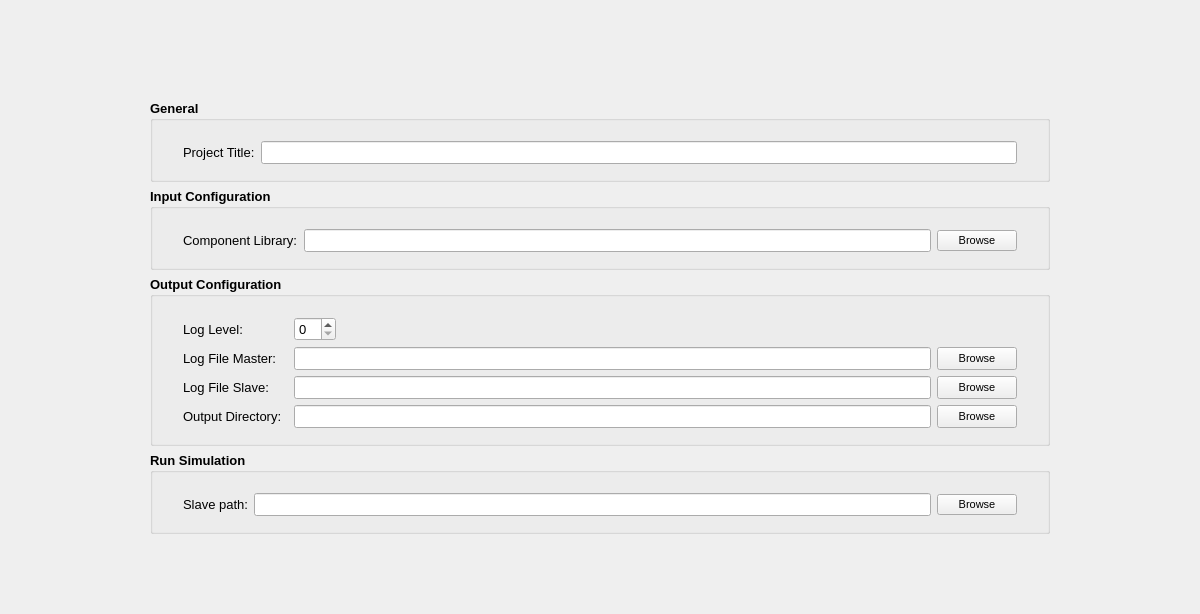
<?xml version="1.0" encoding="UTF-8"?>
<ui version="4.0">
 <class>ProjectView</class>
 <widget class="QWidget" name="ProjectView">
  <property name="geometry">
   <rect>
    <x>0</x>
    <y>0</y>
    <width>1200</width>
    <height>600</height>
   </rect>
  </property>
  <property name="windowTitle">
   <string>Form</string>
  </property>
  <layout class="QVBoxLayout" name="verticalLayout_2">
   <property name="leftMargin">
    <number>150</number>
   </property>
   <property name="topMargin">
    <number>100</number>
   </property>
   <property name="rightMargin">
    <number>150</number>
   </property>
   <property name="bottomMargin">
    <number>80</number>
   </property>
   <item>
    <widget class="QGroupBox" name="generalBox">
     <property name="font">
      <font>
       <pointsize>10</pointsize>
       <weight>75</weight>
       <bold>true</bold>
      </font>
     </property>
     <property name="title">
      <string>General</string>
     </property>
     <layout class="QHBoxLayout" name="horizontalLayout">
      <property name="leftMargin">
       <number>30</number>
      </property>
      <property name="topMargin">
       <number>20</number>
      </property>
      <property name="rightMargin">
       <number>30</number>
      </property>
      <property name="bottomMargin">
       <number>15</number>
      </property>
      <item>
       <widget class="QLabel" name="titleLabel">
        <property name="font">
         <font>
          <pointsize>10</pointsize>
          <weight>50</weight>
          <bold>false</bold>
         </font>
        </property>
        <property name="text">
         <string>Project Title:</string>
        </property>
       </widget>
      </item>
      <item>
       <widget class="QLineEdit" name="titleEdit"/>
      </item>
     </layout>
    </widget>
   </item>
   <item>
    <widget class="QGroupBox" name="inputConfigBox">
     <property name="minimumSize">
      <size>
       <width>621</width>
       <height>0</height>
      </size>
     </property>
     <property name="font">
      <font>
       <pointsize>10</pointsize>
       <weight>75</weight>
       <bold>true</bold>
      </font>
     </property>
     <property name="title">
      <string>Input Configuration</string>
     </property>
     <layout class="QGridLayout" name="gridLayout">
      <property name="leftMargin">
       <number>30</number>
      </property>
      <property name="topMargin">
       <number>20</number>
      </property>
      <property name="rightMargin">
       <number>30</number>
      </property>
      <property name="bottomMargin">
       <number>15</number>
      </property>
      <item row="0" column="5">
       <widget class="QPushButton" name="libraryBrowseButton">
        <property name="font">
         <font>
          <pointsize>8</pointsize>
          <weight>50</weight>
          <bold>false</bold>
         </font>
        </property>
        <property name="text">
         <string>Browse</string>
        </property>
       </widget>
      </item>
      <item row="0" column="0">
       <widget class="QLabel" name="ComponentLabel">
        <property name="font">
         <font>
          <weight>50</weight>
          <bold>false</bold>
         </font>
        </property>
        <property name="text">
         <string>Component Library:</string>
        </property>
       </widget>
      </item>
      <item row="0" column="1">
       <widget class="QLineEdit" name="libraryPathEdit">
        <property name="minimumSize">
         <size>
          <width>400</width>
          <height>0</height>
         </size>
        </property>
        <property name="font">
         <font>
          <weight>50</weight>
          <bold>false</bold>
         </font>
        </property>
        <property name="styleSheet">
         <string notr="true"/>
        </property>
        <property name="readOnly">
         <bool>true</bool>
        </property>
       </widget>
      </item>
     </layout>
    </widget>
   </item>
   <item>
    <widget class="QGroupBox" name="outputConfigBox">
     <property name="minimumSize">
      <size>
       <width>621</width>
       <height>0</height>
      </size>
     </property>
     <property name="font">
      <font>
       <pointsize>10</pointsize>
       <weight>75</weight>
       <bold>true</bold>
      </font>
     </property>
     <property name="title">
      <string>Output Configuration</string>
     </property>
     <layout class="QGridLayout" name="gridLayout_2">
      <property name="leftMargin">
       <number>30</number>
      </property>
      <property name="topMargin">
       <number>20</number>
      </property>
      <property name="rightMargin">
       <number>30</number>
      </property>
      <property name="bottomMargin">
       <number>15</number>
      </property>
      <item row="9" column="0">
       <widget class="QLabel" name="outputDirLabel">
        <property name="font">
         <font>
          <weight>50</weight>
          <bold>false</bold>
         </font>
        </property>
        <property name="text">
         <string>Output Directory:</string>
        </property>
       </widget>
      </item>
      <item row="6" column="5">
       <widget class="QPushButton" name="logMasterBrowseButton">
        <property name="sizePolicy">
         <sizepolicy hsizetype="Minimum" vsizetype="Preferred">
          <horstretch>0</horstretch>
          <verstretch>0</verstretch>
         </sizepolicy>
        </property>
        <property name="minimumSize">
         <size>
          <width>0</width>
          <height>23</height>
         </size>
        </property>
        <property name="font">
         <font>
          <pointsize>8</pointsize>
          <weight>50</weight>
          <bold>false</bold>
         </font>
        </property>
        <property name="text">
         <string>Browse</string>
        </property>
       </widget>
      </item>
      <item row="7" column="0" colspan="2">
       <widget class="QLabel" name="logSlaveLabel">
        <property name="font">
         <font>
          <weight>50</weight>
          <bold>false</bold>
         </font>
        </property>
        <property name="text">
         <string>Log File Slave:</string>
        </property>
       </widget>
      </item>
      <item row="7" column="5">
       <widget class="QPushButton" name="logSlaveBrowseButton">
        <property name="minimumSize">
         <size>
          <width>0</width>
          <height>23</height>
         </size>
        </property>
        <property name="font">
         <font>
          <pointsize>8</pointsize>
          <weight>50</weight>
          <bold>false</bold>
         </font>
        </property>
        <property name="text">
         <string>Browse</string>
        </property>
       </widget>
      </item>
      <item row="6" column="0">
       <widget class="QLabel" name="logMasterLabel">
        <property name="font">
         <font>
          <weight>50</weight>
          <bold>false</bold>
         </font>
        </property>
        <property name="text">
         <string>Log File Master:</string>
        </property>
       </widget>
      </item>
      <item row="9" column="2">
       <widget class="QLineEdit" name="outputPathEdit">
        <property name="minimumSize">
         <size>
          <width>400</width>
          <height>0</height>
         </size>
        </property>
        <property name="font">
         <font>
          <weight>50</weight>
          <bold>false</bold>
         </font>
        </property>
        <property name="readOnly">
         <bool>true</bool>
        </property>
       </widget>
      </item>
      <item row="9" column="5">
       <widget class="QPushButton" name="outputBrowseButton">
        <property name="minimumSize">
         <size>
          <width>0</width>
          <height>23</height>
         </size>
        </property>
        <property name="font">
         <font>
          <pointsize>8</pointsize>
          <weight>50</weight>
          <bold>false</bold>
         </font>
        </property>
        <property name="text">
         <string>Browse</string>
        </property>
       </widget>
      </item>
      <item row="6" column="2">
       <widget class="QLineEdit" name="logMasterPathEdit">
        <property name="sizePolicy">
         <sizepolicy hsizetype="Expanding" vsizetype="Preferred">
          <horstretch>0</horstretch>
          <verstretch>0</verstretch>
         </sizepolicy>
        </property>
        <property name="minimumSize">
         <size>
          <width>400</width>
          <height>0</height>
         </size>
        </property>
        <property name="font">
         <font>
          <weight>50</weight>
          <bold>false</bold>
         </font>
        </property>
        <property name="readOnly">
         <bool>true</bool>
        </property>
       </widget>
      </item>
      <item row="5" column="0">
       <widget class="QLabel" name="logLevelLabel">
        <property name="font">
         <font>
          <weight>50</weight>
          <bold>false</bold>
         </font>
        </property>
        <property name="text">
         <string>Log Level:</string>
        </property>
       </widget>
      </item>
      <item row="5" column="2">
       <widget class="QSpinBox" name="logLevelSpinBox">
        <property name="sizePolicy">
         <sizepolicy hsizetype="Fixed" vsizetype="Fixed">
          <horstretch>0</horstretch>
          <verstretch>0</verstretch>
         </sizepolicy>
        </property>
        <property name="font">
         <font>
          <weight>50</weight>
          <bold>false</bold>
         </font>
        </property>
       </widget>
      </item>
      <item row="7" column="2">
       <widget class="QLineEdit" name="logSlavePathEdit">
        <property name="minimumSize">
         <size>
          <width>400</width>
          <height>0</height>
         </size>
        </property>
        <property name="font">
         <font>
          <weight>50</weight>
          <bold>false</bold>
         </font>
        </property>
        <property name="readOnly">
         <bool>true</bool>
        </property>
       </widget>
      </item>
     </layout>
    </widget>
   </item>
   <item>
    <widget class="QGroupBox" name="groupBox_2">
     <property name="font">
      <font>
       <pointsize>10</pointsize>
       <weight>75</weight>
       <bold>true</bold>
      </font>
     </property>
     <property name="title">
      <string>Run Simulation</string>
     </property>
     <layout class="QHBoxLayout" name="horizontalLayout_2">
      <property name="leftMargin">
       <number>30</number>
      </property>
      <property name="topMargin">
       <number>20</number>
      </property>
      <property name="rightMargin">
       <number>30</number>
      </property>
      <property name="bottomMargin">
       <number>15</number>
      </property>
      <item>
       <widget class="QLabel" name="slaveLabel">
        <property name="font">
         <font>
          <weight>50</weight>
          <bold>false</bold>
         </font>
        </property>
        <property name="text">
         <string>Slave path:</string>
        </property>
       </widget>
      </item>
      <item>
       <widget class="QLineEdit" name="slaveEdit">
        <property name="readOnly">
         <bool>true</bool>
        </property>
       </widget>
      </item>
      <item>
       <widget class="QPushButton" name="slaveBrowseButton">
        <property name="font">
         <font>
          <pointsize>8</pointsize>
          <weight>50</weight>
          <bold>false</bold>
         </font>
        </property>
        <property name="text">
         <string>Browse</string>
        </property>
       </widget>
      </item>
     </layout>
    </widget>
   </item>
   <item>
    <spacer name="verticalSpacer">
     <property name="orientation">
      <enum>Qt::Vertical</enum>
     </property>
     <property name="sizeHint" stdset="0">
      <size>
       <width>20</width>
       <height>40</height>
      </size>
     </property>
    </spacer>
   </item>
  </layout>
 </widget>
 <tabstops>
  <tabstop>titleEdit</tabstop>
  <tabstop>libraryPathEdit</tabstop>
  <tabstop>libraryBrowseButton</tabstop>
  <tabstop>logLevelSpinBox</tabstop>
  <tabstop>logMasterPathEdit</tabstop>
  <tabstop>logMasterBrowseButton</tabstop>
  <tabstop>logSlavePathEdit</tabstop>
  <tabstop>logSlaveBrowseButton</tabstop>
  <tabstop>outputPathEdit</tabstop>
  <tabstop>outputBrowseButton</tabstop>
  <tabstop>slaveEdit</tabstop>
  <tabstop>slaveBrowseButton</tabstop>
 </tabstops>
 <resources/>
 <connections/>
</ui>
